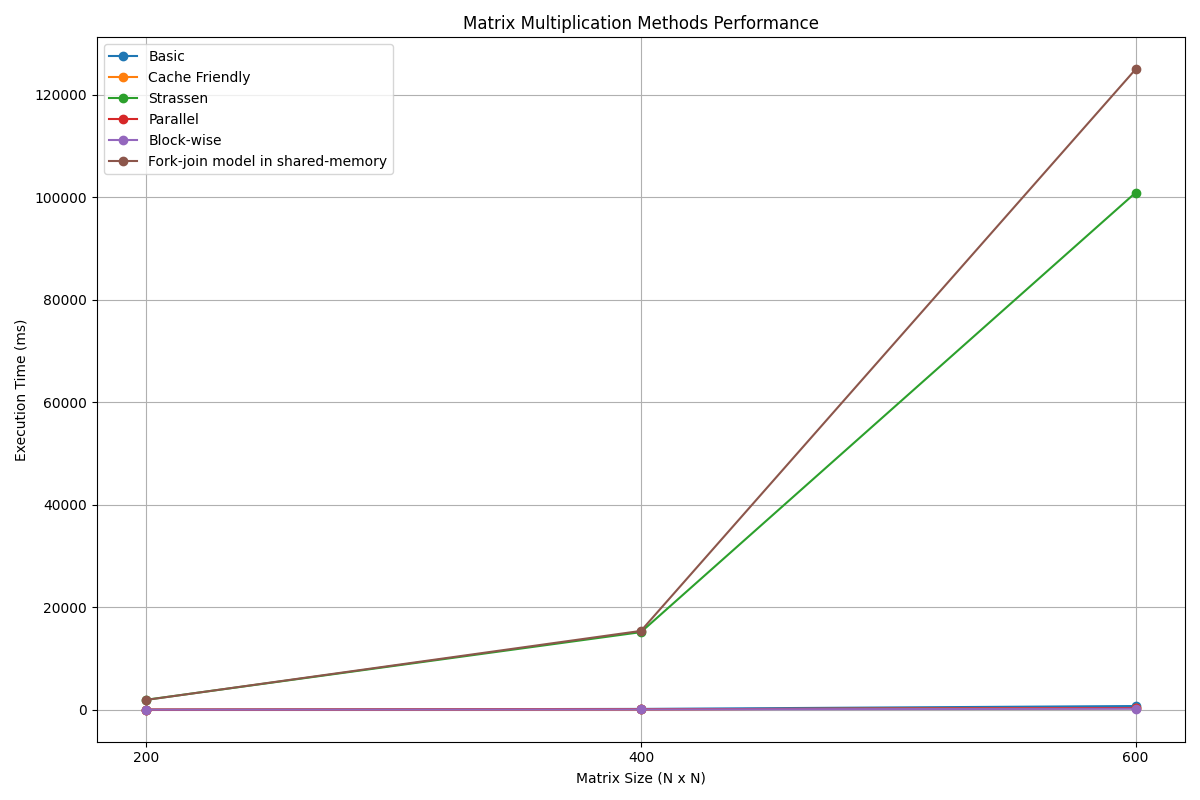

This chart was generated by the following Python code:
import subprocess
import re
import matplotlib.pyplot as plt
import os
import sys

# Function to compile and run C++ program, then parse output
def compile_and_run(executable, cpp_source):
    # Compile the C++ code
    compile_command = f'g++ -fopenmp -o {executable} {cpp_source} -O3'
    subprocess.run(compile_command, shell=True, check=True)

    # Run the compiled executable and capture its output
    run_command = f'./{executable}' if not is_windows else executable
    result = subprocess.run(run_command, shell=True, check=True, stdout=subprocess.PIPE, text=True)
    return result.stdout

# Check the platform
is_windows = sys.platform.startswith('win')

# Path to the C++ source code
cpp_source = 'MatrixMultiply.cpp'
# Output executable name
executable = 'MatrixMultiply.out' if not is_windows else 'MatrixMultiply.exe'

output = compile_and_run(executable, cpp_source)

# Regular expressions for extracting data
size_pattern = r"Matrix size: (\d+)x\d+"
method_patterns = {
    "Basic": r"Basic: (\d+) ms",
    "Cache Friendly": r"Cache Friendly: (\d+) ms",
    "Strassen": r"Strassen: (\d+) ms",
    "Parallel": r"Parallel: (\d+) ms",
    "Block-wise": r"Block-wise: (\d+) ms",
    "Fork-join model in shared-memory": r"Fork-join model in shared-memory: (\d+) ms",
}

# Initialize data structure to hold execution times
execution_times = {method: [] for method in method_patterns}
sizes = []

# Parse output
current_size = None
for line in output.splitlines():
    size_match = re.search(size_pattern, line)
    if size_match:
        current_size = int(size_match.group(1))
        sizes.append(current_size)
    else:
        for method, pattern in method_patterns.items():
            time_match = re.search(pattern, line)
            if time_match:
                execution_times[method].append(int(time_match.group(1)))

# Plotting
plt.figure(figsize=(12, 8))
for method, times in execution_times.items():
    plt.plot(sizes, times, label=method, marker='o')

plt.xlabel('Matrix Size (N x N)')
plt.ylabel('Execution Time (ms)')
plt.title('Matrix Multiplication Methods Performance')
plt.legend()
plt.grid(True)
plt.xticks(sizes)
plt.tight_layout()
plt.show()
